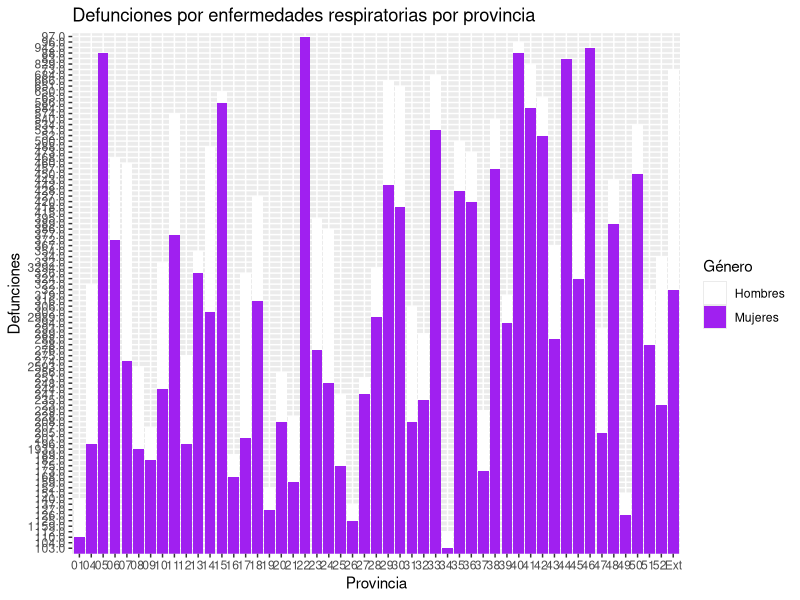
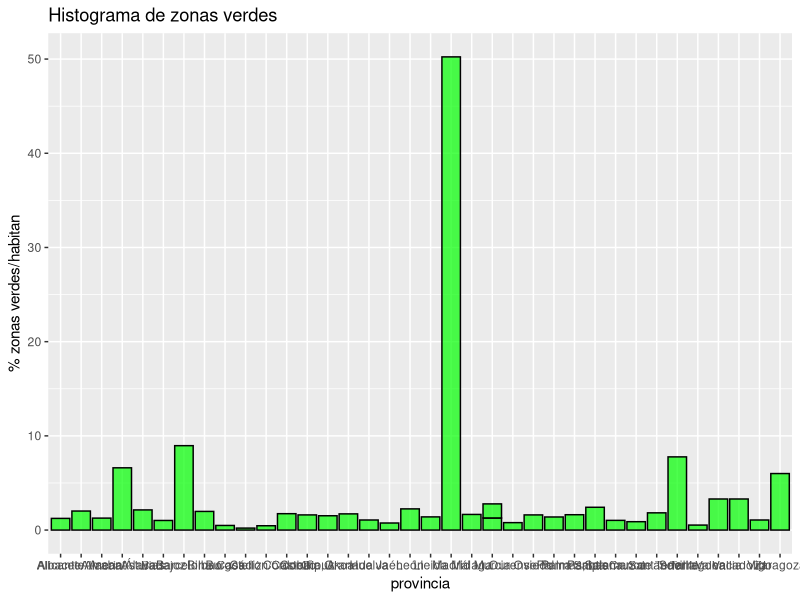
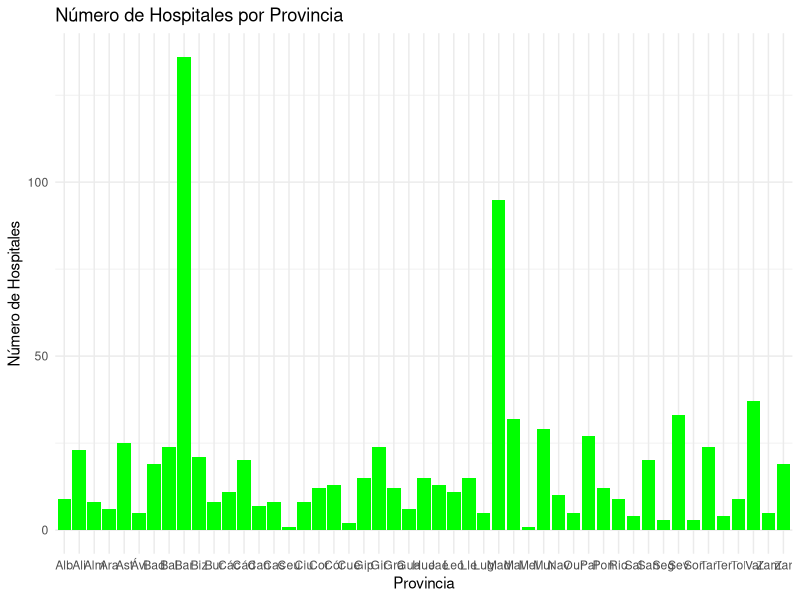

These charts were generated, in order, by the following R code:
## ---- chunk 1
knitr::opts_chunk$set(echo = TRUE)
## ---- chunk 2
library(readxl)
library(dplyr)
#<<<<<<< HEAD
library(tidyverse)


## ---- chunk 3
defuncion <-read_excel("defunciones.xlsx")
defuncion_resp<-defuncion %>%
  slice(1338:1500)%>%
  select(1,3)%>%
  rename(Provincia = 1, defunciones= 2)
## ---- chunk 4
defuncion_resp_total<-defuncion_resp %>%
  slice(3:54)%>%
  select(1,2)
defuncion_resp_total

## ---- chunk 5
defuncion_resp_mujeres<-defuncion_resp %>%
  slice(113:164)%>%
  select(1,2)%>%
  rename(defunciones_mujeres= 2)
defuncion_resp_mujeres
## ---- chunk 6
defuncion_resp_hombres<-defuncion_resp %>%
  slice(58:109)%>%
  select(1,2)%>%
  rename(defunciones_hombres= 2)
defuncion_resp_hombres
## ---- chunk 7
# combinar
defuncion_resp_combinada <- merge(defuncion_resp_hombres, defuncion_resp_mujeres, by = "Provincia")
defuncion_resp_combinada$Provincia <- substr(defuncion_resp_combinada$Provincia, 1,3)
ggplot(defuncion_resp_combinada, aes(x = Provincia)) +
  geom_bar(aes(y = defunciones_hombres, fill = "Hombres"), position = "dodge", stat = "identity") +
  geom_bar(aes(y = defunciones_mujeres, fill = "Mujeres"), position = "dodge", stat = "identity") +
  labs(title = "Defunciones por enfermedades respiratorias por provincia",
       x = "Provincia",
       y = "Defunciones",
       fill = "Género") +
  scale_fill_manual(values = c("Hombres" = "white", "Mujeres" = "purple"))

## ---- chunk 8
zonas_verdes<- read_excel("zonas_verdes.xlsx")
## ---- chunk 9
#histograma preguntar
ggplot(zonas_verdes, aes(x= Ciudad, y=`Total (km²)`))+ geom_bar(stat = "identity",fill = "green", color = "black", alpha = 0.7) +
  labs(title = "Histograma de zonas verdes", x = "provincia", y = "% zonas verdes/habitan")
## ---- chunk 10
datos <-read_excel("CNH_2021.xlsx")
conteo_por_provincia <- datos %>%
  group_by(Provincia) %>%
  summarize(Numero_Hospitales = n_distinct(`Nombre Centro`))
conteo_por_provincia
## ---- chunk 11
conteo_por_provincia$Provincia <- substr(conteo_por_provincia$Provincia, 1,3)
ggplot(conteo_por_provincia, aes(x = Provincia, y = Numero_Hospitales)) +
  geom_bar(stat = "identity", fill = "green") +
  labs(title = "Número de Hospitales por Provincia",
       x = "Provincia",
       y = "Número de Hospitales") +
  theme_minimal()
